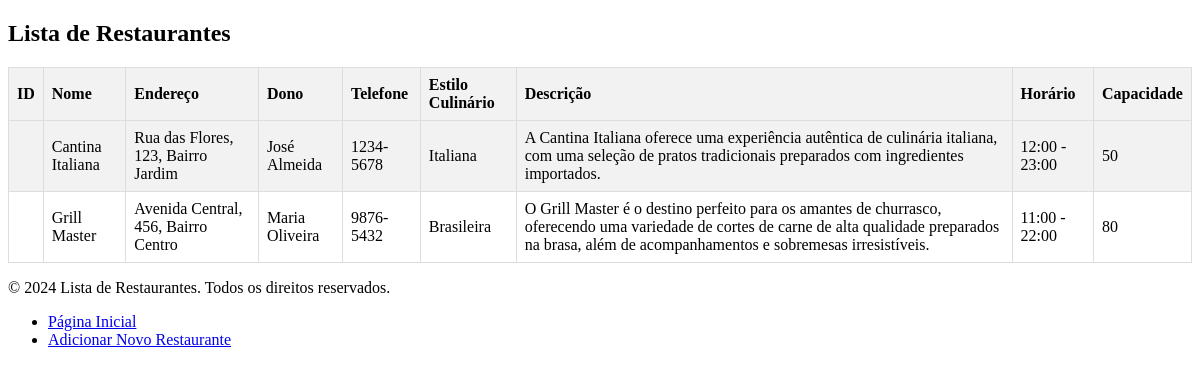
The page /res.php on the database its author committed.
### tables this page shows
CREATE TABLE IF NOT EXISTS restaurantes (
    id_restaurante INT NOT NULL AUTO_INCREMENT,
    id_proprietario INT NULL DEFAULT NULL,
    nome VARCHAR(255) NULL DEFAULT NULL,
    endereco VARCHAR(255) NULL DEFAULT NULL,
    dono VARCHAR(255) NULL DEFAULT NULL,
    estilo_culinario VARCHAR(255) NULL DEFAULT NULL,
    descricao TEXT NULL DEFAULT NULL,
    horario VARCHAR(255) NULL DEFAULT NULL,
    capacidade INT NULL DEFAULT NULL,
    telefone VARCHAR(20) NULL DEFAULT NULL,
    foto_restaurante MEDIUMBLOB NULL DEFAULT NULL,
    status_restaurante_id_status INT NOT NULL DEFAULT 2,
    PRIMARY KEY (id_restaurante),
    INDEX id_proprietario (id_proprietario),
    INDEX fk_restaurantes_status_restaurante1_idx (status_restaurante_id_status),
    CONSTRAINT restaurantes_ibfk_1
        FOREIGN KEY (id_proprietario)
        REFERENCES usuarios (id_user),
    CONSTRAINT fk_restaurantes_status_restaurante1
        FOREIGN KEY (status_restaurante_id_status)
        REFERENCES status_restaurante (id_status)
        ON DELETE NO ACTION
        ON UPDATE NO ACTION
);

### res.php (the view, shortened to what this page needs)
<!DOCTYPE html>
<html lang="pt-br">
<head>
</head>
<body>
<?php
$servername = "localhost:3307";
$username = "root";
$password = "2204ckss";
$database = "cad_restaurante";
$conn = new mysqli($servername, $username, $password, $database);
$sql = "SELECT * FROM restaurantes";
$result = $conn->query($sql);
if ($result->num_rows > 0) {
    echo "<h2>Lista de Restaurantes</h2>";
    echo "<table border='1'>";
    echo "<tr><th>ID</th><th>Nome</th><th>Endereço</th><th>Dono</th><th>Telefone</th><th>Estilo Culinário</th><th>Descrição</th><th>Horário</th><th>Capacidade</th></tr>";
    while ($row = $result->fetch_assoc()) {
        echo "<tr>";
        echo "<td>" . $row['id'] . "</td>";
        echo "<td>" . $row['nome'] . "</td>";
        echo "<td>" . $row['endereco'] . "</td>";
        echo "<td>" . $row['dono'] . "</td>";
        echo "<td>" . $row['telefone'] . "</td>";
        echo "<td>" . $row['estilo_culinario'] . "</td>";
        echo "<td>" . $row['descricao'] . "</td>";
        echo "<td>" . $row['horario'] . "</td>";
        echo "<td>" . $row['capacidade'] . "</td>";
        echo "</tr>";
    }
    echo "</table>";
} else {
    echo "Nenhum restaurante encontrado.";
}
?>
<?php include 'footer.php';
include 'navbar.php'; ?>
</body>
</html>

### res.php (style rules this page uses)
table { width: 100%; border-collapse: collapse; }
th, td { border: 1px solid #ddd; padding: 8px; text-align: left; }
th { background-color: #f2f2f2; }
tr:nth-child(even) { background-color: #f2f2f2; }

### rows shown on the page
restaurantes: nome "Cantina Italiana", endereco "Rua das Flores, 123, Bairro Jardim", dono "José Almeida", telefone "1234-5678", estilo_culinario "Italiana", descricao "A Cantina Italiana oferece uma experiência autêntica de culinária italiana, com uma seleção de pratos tradicionais preparados com ingredientes importados.", horario "12:00 - 23:00", capacidade "50"
restaurantes: nome "Grill Master", endereco "Avenida Central, 456, Bairro Centro", dono "Maria Oliveira", telefone "9876-5432", estilo_culinario "Brasileira", descricao "O Grill Master é o destino perfeito para os amantes de churrasco, oferecendo uma variedade de cortes de carne de alta qualidade preparados na brasa, além de acompanhamentos e sobremesas irresistíveis.", horario "11:00 - 22:00", capacidade "80"
